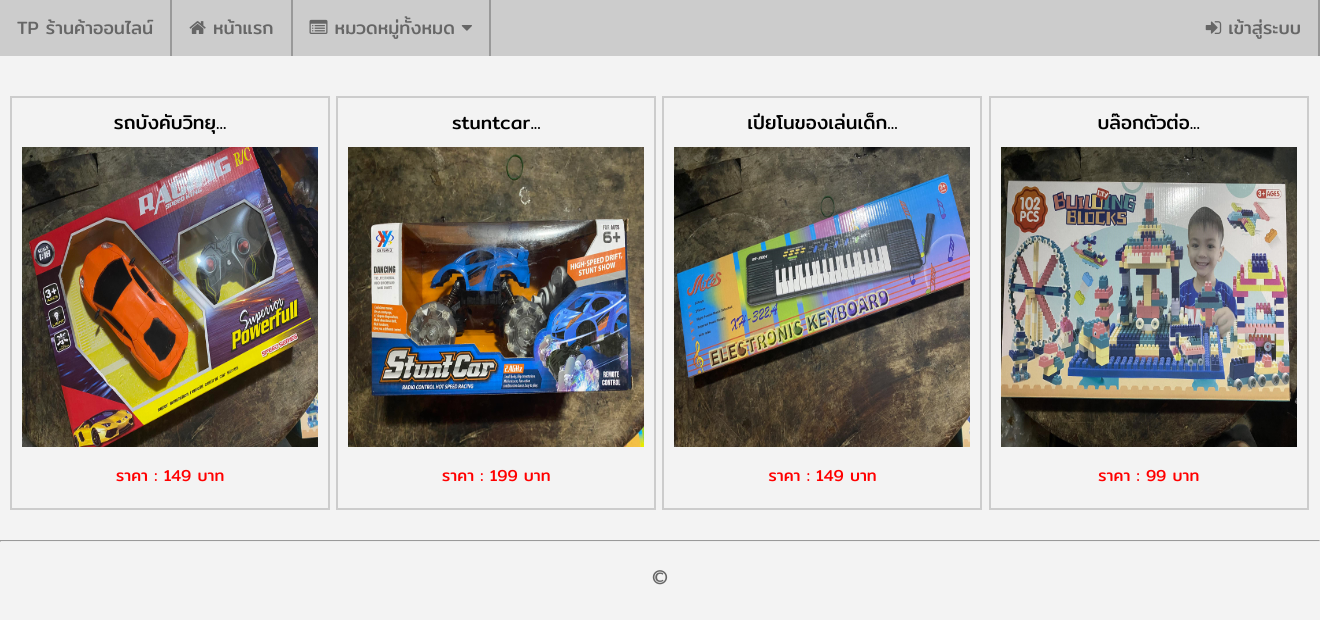
Page /shop_online/product_list.php?category_id=10 on the committed database.
### tables this page shows
CREATE TABLE `shop_information` (
  `shop_information_id` int(5) NOT NULL,
  `shop_information_name` varchar(100) NOT NULL,
  `shop_information_email` varchar(100) NOT NULL,
  `shop_information_address` text NOT NULL,
  `shop_information_tel` varchar(10) NOT NULL,
  `shop_information_title` varchar(100) NOT NULL,
  `shop_information_logo` text NOT NULL
);

CREATE TABLE `product` (
  `product_id` int(10) NOT NULL,
  `product_code` varchar(10) NOT NULL,
  `product_name` varchar(200) NOT NULL,
  `product_detail` text NOT NULL,
  `product_img1` text NOT NULL,
  `product_img2` text DEFAULT NULL,
  `product_img3` text DEFAULT NULL,
  `product_img4` text DEFAULT NULL,
  `product_price` int(9) NOT NULL,
  `product_stock` int(6) NOT NULL,
  `category_id` int(10) NOT NULL
);

### shop_online/product_list.php (the view, shortened to what this page needs)
<?php
    require_once('connections/mysqli.php');
    $strSQL = "SELECT * FROM shop_information";
    $objQuery = mysqli_query($Connection,$strSQL);
    $objResult = mysqli_fetch_array($objQuery,MYSQLI_ASSOC);
    $category_id = null;
    if(isset($_GET["category_id"])){
        $category_id = $_GET["category_id"];
    }
    $strSQL2 = "SELECT * FROM product WHERE category_id = '".$category_id."'";
    $strSQL2 .= "ORDER BY product_id DESC";
    $objQuery2 = mysqli_query($Connection,$strSQL2);
?>
<!DOCTYPE html>
<html lang="en">
<head>
  <link rel="stylesheet" href="https://cdnjs.cloudflare.com/ajax/libs/font-awesome/4.7.0/css/font-awesome.min.css">
  <link rel="stylesheet" type="text/css" href="assets/css/body.css">
  <link rel="stylesheet" type="text/css" href="assets/css/navigationbar.css">
  <link rel="stylesheet" type="text/css" href="assets/css/shop.css">
</head>
<body>
  <?php include 'includes/navbar.php';?>
  <div class="shop_div_1">
    <?php
    while ($objResult2 = mysqli_fetch_array($objQuery2,MYSQLI_ASSOC)) {
    ?>
    <a class="shop_a_1" href="product.php?product_code=<?php echo $objResult2["product_code"];?>">
      <span class="shop_span_1">
        <span class="shop_span_1_1"><?php echo iconv_substr($objResult2["product_name"], 0, 25, "UTF-8");?>...</span>
        <span class="shop_span_1_2"><img width="100%" height="300" src="images/product/<?php echo $objResult2["product_img1"];?>"></span>
        <span class="shop_span_1_3">ราคา : <?php echo $objResult2["product_price"]; ?> บาท</span>
      </span>
    </a>
    <?php
    }
    ?>
  </div>
  <hr>
  <?php include 'includes/footer.php';?>
</body>
</html>

### shop_online/includes/navbar.php (shortened to what this page needs)
<ul>
  <li><a><?php echo $objResult['shop_information_name']; ?></a></li>
  <li><a href="index.php"><i class="fa fa-home"></i> หน้าแรก</a></li>
  <li class="dropdown">
    <a href="javascript:void(0)" class="dropbtn"><i class="fa fa-list-alt"></i> หมวดหมู่ทั้งหมด <i class="fa fa-caret-down"></i></a>
  </li>
  <?php
  if ($_SESSION == NULL) {
  ?>
  <li style="float:right"><a href="login.php"><i class="fa fa-sign-in"></i> เข้าสู่ระบบ</a></li>
  <?php
  }
  ?>
</ul>

### shop_online/assets/css/body.css (style rules this page uses)
body { font-family: mitrregular; background-color: #f3f3f3; margin-left: 0px; margin-top: 0px; margin-right: 0px; margin-bottom: 0px; }

### shop_online/assets/css/navigationbar.css (style rules this page uses)
ul { list-style-type: none; margin: 0; padding: 0; overflow: hidden; background-color: #CCC; }
li { float: left; border-right: 2px solid #999; }
li a { display: block; color: #666; text-align: center; padding: 15px 17px; text-decoration: none; font-size: 18px; }
li.dropdown { display: inline-block; }

### shop_online/assets/css/shop.css (style rules this page uses)
div.shop_div_1 { display: block; margin: auto; margin-top: 40px; margin-bottom: 20px; padding-left: 5px; padding-right: 5px; width: 1300px; }
span.shop_span_1 { display: inline-block; vertical-align: text-top; width: 296px; padding: 10px; border: 2px solid #CCC; margin: 0px 0px 10px 0px; text-align: center; }
span.shop_span_1_1 { display: block; margin-bottom: 10px; font-size: 19px; }
span.shop_span_1_2 { display: block; margin-bottom: 10px; }
span.shop_span_1_3 { display: block; margin-bottom: 10px; color: red; }
a.shop_a_1:link, a.shop_a_1:visited, a.shop_a_1:hover, a.shop_a_1:active { color: #000; text-decoration: none; }

### rows in the picture
shop_information: shop_information_name "TP ร้านค้าออนไลน์"
product: product_name "รถบังคับวิทยุ", product_img1 (picture), product_price "149"
product: product_name "stuntcar", product_img1 (picture), product_price "199"
product: product_name "เปียโนของเล่นเด็ก", product_img1 (picture), product_price "149"
product: product_name "บล๊อกตัวต่อ", product_img1 (picture), product_price "99"
